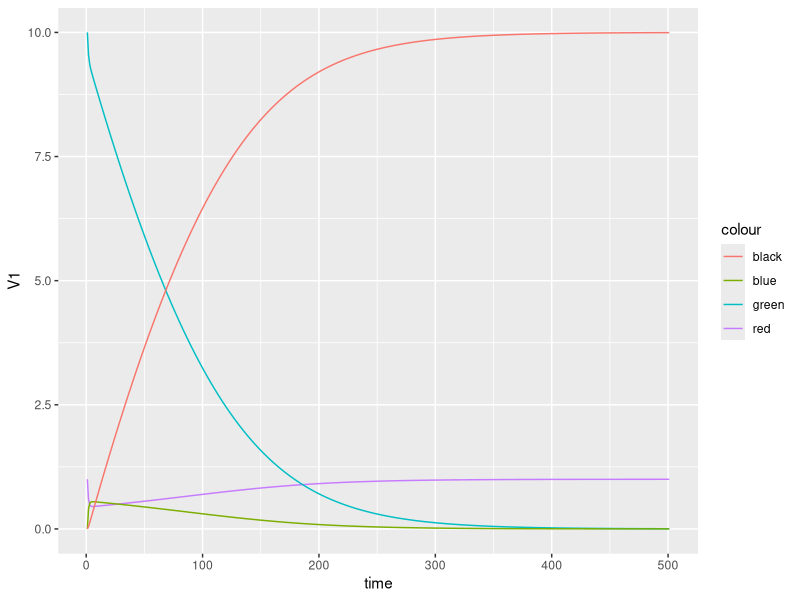
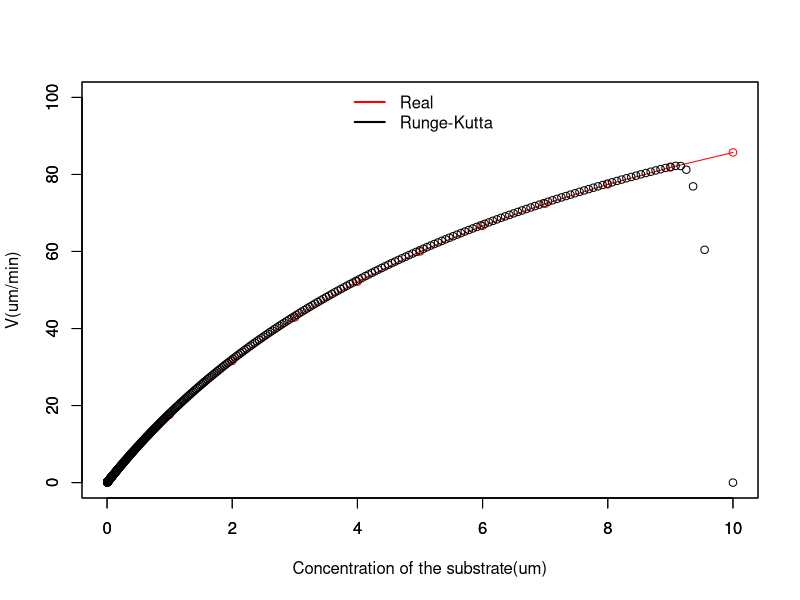
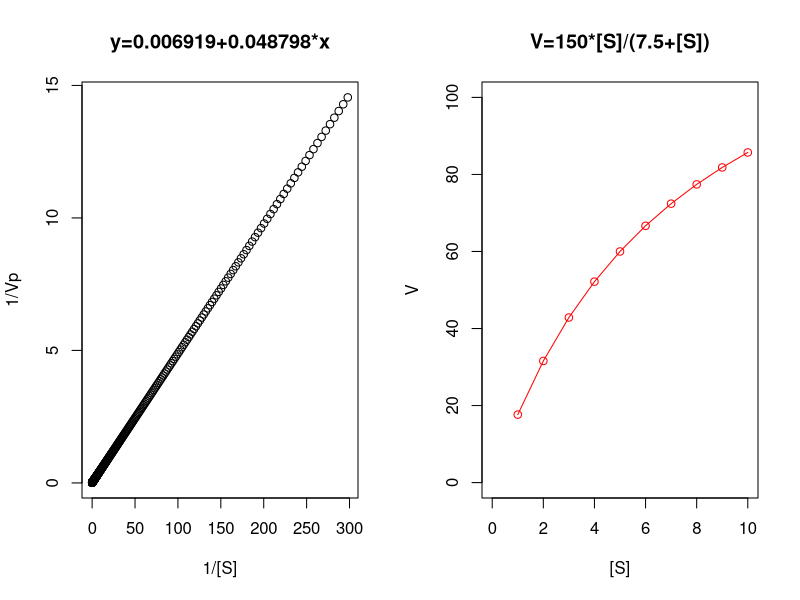

Generate these figures, in order, with R:

#######################################################
#              Runge_Kutta functions                  #
#######################################################
function_sets<-function(E,S,ES,P,k1,k2,k3){
  dE<--k1*E*S+(k2+k3)*ES
  dS<--k1*E*S+k2*ES
  dES<-k1*E*S-(k2+k3)*ES
  dP<-k3*ES
  
  return(c(dE,dS,dES,dP))
}

Runge_Kutta<-function(E,S,ES,P,k1,k2,k3,h,init){
  K=init
  Kmatrix=K
  
  init2<-0.5*h*K
  K2<-function_sets(E+init2[1],S+init2[2],ES+init2[3],P+init2[4],k1,k2,k3)
    
  init3<-0.5*h*K2
  K3<-function_sets(E+init3[1],S+init3[2],ES+init3[3],P+init3[4],k1,k2,k3)

  init4<-h*K3
  K4<-function_sets(E+init4[1],S+init4[2],ES+init4[3],P+init4[4],k1,k2,k3)
  
  Kmatrix<-rbind(Kmatrix,K2,K3,K4)
  Addition<-h*(Kmatrix[1,]+2*Kmatrix[2,]+2*Kmatrix[3,]+Kmatrix[4,])/6
  
  E<-E+Addition[1]
  S<-S+Addition[2]
  ES<-ES+Addition[3]
  P<-P+Addition[4]
  
  return(c(E,S,ES,P))
}


Solution<-function(E,S,ES,P,k1,k2,k3,t=100,h=0.001){
  init<-function_sets(E,S,ES,P,k1,k2,k3)
  Con<-c(E,S,ES,P)
  tmatrix<-Con
  Speed<-init
  
  for(i in 1:t){
    yt<-Runge_Kutta(Con[1],Con[2],Con[3],Con[4],k1,k2,k3,h,init)
    tmatrix<-rbind(tmatrix,yt)
    
    Con<-yt
    init<-function_sets(Con[1],Con[2],Con[3],Con[4],k1,k2,k3)
    
    Speed<-rbind(Speed,init)
  }
  
  l<-list(tmatrix,Speed)
  
  return(l)
}

#######################################################
#                     Drawing                         #
#######################################################
#ggplot2 for figure.1
w<-Solution(1,10,0,0,100,600,150,h=0.001,t=500)
library(ggplot2)
d<-as.data.frame(w[[1]])
d$time<-1:length(d$V1)
p<-ggplot(d)+
  geom_line(aes(time,V1,color='red'))+
  geom_line(aes(time,V2,color='green'))+
  geom_line(aes(time,V3,color='blue'))+
  geom_line(aes(time,V4,color='black'))
p

#plot for figure.2
S<-1:10
plot(S,150*S/(7.5+S),col='red',type='o',xlim=c(0,10),ylim=c(0,100),xlab = ' ',ylab=' ')
par(new=T)
plot(w[[1]][,2],w[[2]][,4],col='black',
     xlim=c(0,10),ylim=c(0,100),xlab='Concentration of the substrate(um)',ylab='V(um/min)')
legend("top",                                    
        legend=c("Real","Runge-Kutta"),        
        col=c('red','black'),                 
        lty=1,lwd=2,bty="n")    

#Linear regression
lm(as.numeric(1/w[[2]][-1,4])~as.numeric(1/w[[1]][-1,2]))

#plot for figure.3
par(mfrow=c(1,2))
plot(as.numeric(1/w[[1]][-1,2]),as.numeric(1/w[[2]][-1,4]),
     main='y=0.006919+0.048798*x',xlab='1/[S]',ylab='1/Vp')
plot(S,150*S/(7.5+S),col='red',type='o',xlim=c(0,10),ylim=c(0,100),
     xlab = '[S]',ylab='V',main = 'V=150*[S]/(7.5+[S])')

